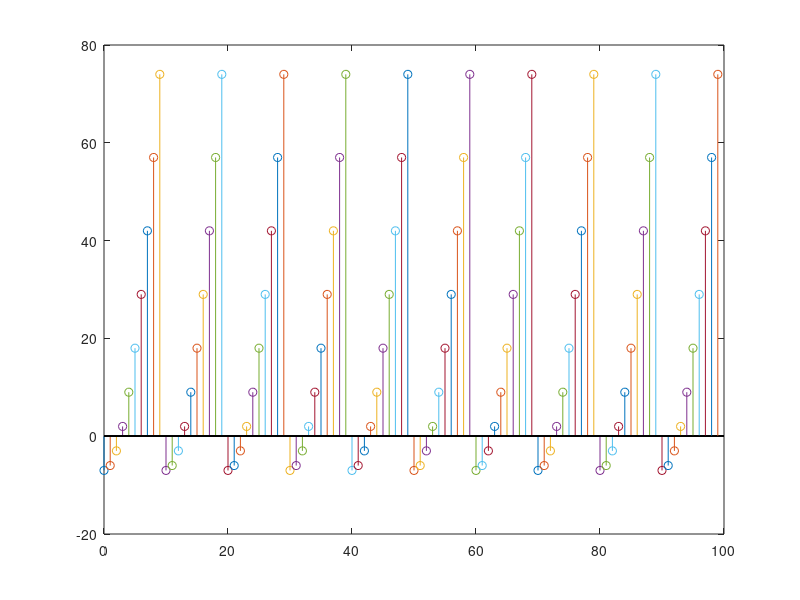

Source code (MATLAB):
%Machine Problem 1
%Using Looping Statements like FOR and WHILE loop.
%Using stem() command to graph the function.

X = 10;

for n = 0:1:99
    if n <= 9
        stem(n, ((n^2)-7)); 
        hold on;
    else
        i = 1; 
        Y = n;
        while i == 1
            Y = Y - 10;
            if Y < 10
            stem(Y + X, ((Y^2)-7)); 
            hold on;
            i = 0;
            end
            X = X + 10;
        end
        X = 10;
    end
end

